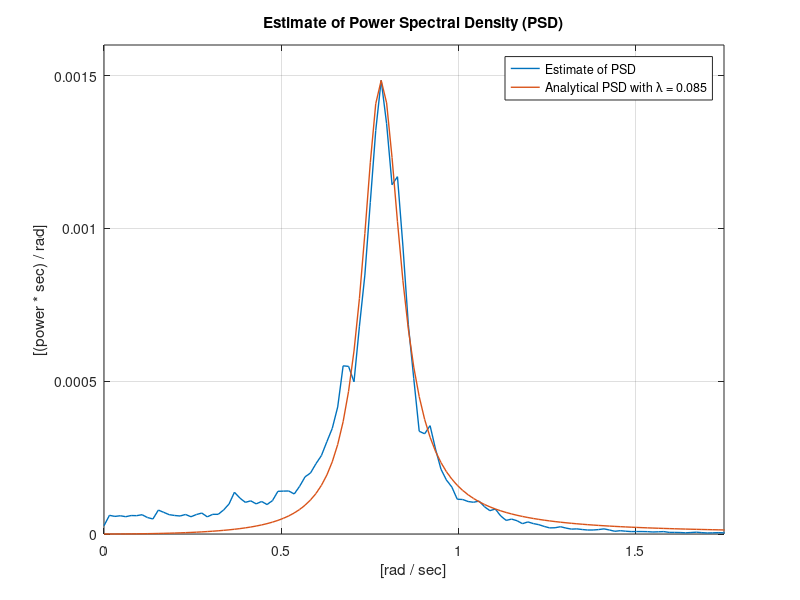

This chart was generated by the following MATLAB code:
clear all
close all
clc

%% PSD estimation
load('wave.mat');

fs = 10;
window = 4096;
noverlap = [];
nfft = [];

[est_psd, f] = pwelch(psi_w(2,:).*(pi/180),window,noverlap,nfft,fs);    %psi_w is given in degrees (translates to radians)

est_psd = est_psd*(1/(2*pi));   %converting pxx [power per Hz] to pxx [(power*sec)/rad] 
omega = f.*(2*pi);      %converting f [Hz] to f [rad/s]

[maxValPSD, indexMaxValPSD] = max(est_psd); 
omega_0 = omega(indexMaxValPSD);
sigma = sqrt(maxValPSD);

lambda = 0.085;
K_w = 2*lambda.*omega_0*sigma;
psd = (omega.*K_w).^2./(omega.^4 + omega_0^4 + 2*omega_0^2*omega.^2*(2*lambda.^2-1));

%% Plotting
figure
plot(omega,est_psd,'Linewidth',1); hold on;
plot(omega,psd,'Linewidth',1); grid
title('Estimate of Power Spectral Density (PSD)')
xlabel('[rad / sec]');
ylabel('[(power * sec) / rad]');
legend('Estimate of PSD','Analytical PSD with \lambda = 0.085');
axis([0 1.75 0 1.6e-3]);